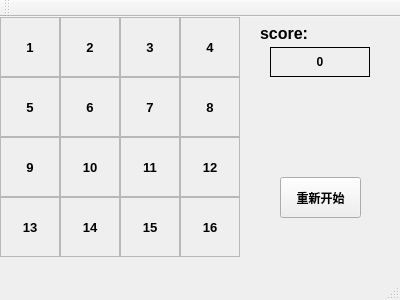
<?xml version="1.0" encoding="UTF-8"?>
<ui version="4.0">
 <class>MainWindow</class>
 <widget class="QMainWindow" name="MainWindow">
  <property name="geometry">
   <rect>
    <x>0</x>
    <y>0</y>
    <width>400</width>
    <height>300</height>
   </rect>
  </property>
  <property name="font">
   <font>
    <weight>75</weight>
    <bold>true</bold>
   </font>
  </property>
  <property name="windowTitle">
   <string>MainWindow</string>
  </property>
  <widget class="QWidget" name="centralWidget">
   <widget class="QLabel" name="label1">
    <property name="geometry">
     <rect>
      <x>0</x>
      <y>0</y>
      <width>60</width>
      <height>60</height>
     </rect>
    </property>
    <property name="minimumSize">
     <size>
      <width>60</width>
      <height>60</height>
     </size>
    </property>
    <property name="font">
     <font>
      <pointsize>10</pointsize>
     </font>
    </property>
    <property name="frameShape">
     <enum>QFrame::StyledPanel</enum>
    </property>
    <property name="text">
     <string>1</string>
    </property>
    <property name="alignment">
     <set>Qt::AlignCenter</set>
    </property>
   </widget>
   <widget class="QLabel" name="label2">
    <property name="geometry">
     <rect>
      <x>60</x>
      <y>0</y>
      <width>60</width>
      <height>60</height>
     </rect>
    </property>
    <property name="minimumSize">
     <size>
      <width>60</width>
      <height>60</height>
     </size>
    </property>
    <property name="font">
     <font>
      <pointsize>10</pointsize>
     </font>
    </property>
    <property name="frameShape">
     <enum>QFrame::StyledPanel</enum>
    </property>
    <property name="text">
     <string>2</string>
    </property>
    <property name="alignment">
     <set>Qt::AlignCenter</set>
    </property>
   </widget>
   <widget class="QLabel" name="label3">
    <property name="geometry">
     <rect>
      <x>120</x>
      <y>0</y>
      <width>60</width>
      <height>60</height>
     </rect>
    </property>
    <property name="minimumSize">
     <size>
      <width>60</width>
      <height>60</height>
     </size>
    </property>
    <property name="font">
     <font>
      <pointsize>10</pointsize>
     </font>
    </property>
    <property name="frameShape">
     <enum>QFrame::StyledPanel</enum>
    </property>
    <property name="text">
     <string>3</string>
    </property>
    <property name="alignment">
     <set>Qt::AlignCenter</set>
    </property>
   </widget>
   <widget class="QLabel" name="label4">
    <property name="geometry">
     <rect>
      <x>180</x>
      <y>0</y>
      <width>60</width>
      <height>60</height>
     </rect>
    </property>
    <property name="minimumSize">
     <size>
      <width>60</width>
      <height>60</height>
     </size>
    </property>
    <property name="font">
     <font>
      <pointsize>10</pointsize>
     </font>
    </property>
    <property name="frameShape">
     <enum>QFrame::StyledPanel</enum>
    </property>
    <property name="text">
     <string>4</string>
    </property>
    <property name="alignment">
     <set>Qt::AlignCenter</set>
    </property>
   </widget>
   <widget class="QLabel" name="label5">
    <property name="geometry">
     <rect>
      <x>0</x>
      <y>60</y>
      <width>60</width>
      <height>60</height>
     </rect>
    </property>
    <property name="minimumSize">
     <size>
      <width>60</width>
      <height>60</height>
     </size>
    </property>
    <property name="font">
     <font>
      <pointsize>10</pointsize>
     </font>
    </property>
    <property name="frameShape">
     <enum>QFrame::StyledPanel</enum>
    </property>
    <property name="text">
     <string>5</string>
    </property>
    <property name="alignment">
     <set>Qt::AlignCenter</set>
    </property>
   </widget>
   <widget class="QLabel" name="label6">
    <property name="geometry">
     <rect>
      <x>60</x>
      <y>60</y>
      <width>60</width>
      <height>60</height>
     </rect>
    </property>
    <property name="minimumSize">
     <size>
      <width>60</width>
      <height>60</height>
     </size>
    </property>
    <property name="font">
     <font>
      <pointsize>10</pointsize>
     </font>
    </property>
    <property name="frameShape">
     <enum>QFrame::StyledPanel</enum>
    </property>
    <property name="text">
     <string>6</string>
    </property>
    <property name="alignment">
     <set>Qt::AlignCenter</set>
    </property>
   </widget>
   <widget class="QLabel" name="label7">
    <property name="geometry">
     <rect>
      <x>120</x>
      <y>60</y>
      <width>60</width>
      <height>60</height>
     </rect>
    </property>
    <property name="minimumSize">
     <size>
      <width>60</width>
      <height>60</height>
     </size>
    </property>
    <property name="font">
     <font>
      <pointsize>10</pointsize>
     </font>
    </property>
    <property name="frameShape">
     <enum>QFrame::StyledPanel</enum>
    </property>
    <property name="text">
     <string>7</string>
    </property>
    <property name="alignment">
     <set>Qt::AlignCenter</set>
    </property>
   </widget>
   <widget class="QLabel" name="label8">
    <property name="geometry">
     <rect>
      <x>180</x>
      <y>60</y>
      <width>60</width>
      <height>60</height>
     </rect>
    </property>
    <property name="minimumSize">
     <size>
      <width>60</width>
      <height>60</height>
     </size>
    </property>
    <property name="font">
     <font>
      <pointsize>10</pointsize>
     </font>
    </property>
    <property name="frameShape">
     <enum>QFrame::StyledPanel</enum>
    </property>
    <property name="text">
     <string>8</string>
    </property>
    <property name="alignment">
     <set>Qt::AlignCenter</set>
    </property>
   </widget>
   <widget class="QLabel" name="label9">
    <property name="geometry">
     <rect>
      <x>0</x>
      <y>120</y>
      <width>60</width>
      <height>60</height>
     </rect>
    </property>
    <property name="minimumSize">
     <size>
      <width>60</width>
      <height>60</height>
     </size>
    </property>
    <property name="font">
     <font>
      <pointsize>10</pointsize>
     </font>
    </property>
    <property name="frameShape">
     <enum>QFrame::StyledPanel</enum>
    </property>
    <property name="text">
     <string>9</string>
    </property>
    <property name="alignment">
     <set>Qt::AlignCenter</set>
    </property>
   </widget>
   <widget class="QLabel" name="label10">
    <property name="geometry">
     <rect>
      <x>60</x>
      <y>120</y>
      <width>60</width>
      <height>60</height>
     </rect>
    </property>
    <property name="minimumSize">
     <size>
      <width>60</width>
      <height>60</height>
     </size>
    </property>
    <property name="font">
     <font>
      <pointsize>10</pointsize>
     </font>
    </property>
    <property name="frameShape">
     <enum>QFrame::StyledPanel</enum>
    </property>
    <property name="text">
     <string>10</string>
    </property>
    <property name="alignment">
     <set>Qt::AlignCenter</set>
    </property>
   </widget>
   <widget class="QLabel" name="label11">
    <property name="geometry">
     <rect>
      <x>120</x>
      <y>120</y>
      <width>60</width>
      <height>60</height>
     </rect>
    </property>
    <property name="minimumSize">
     <size>
      <width>60</width>
      <height>60</height>
     </size>
    </property>
    <property name="font">
     <font>
      <pointsize>10</pointsize>
     </font>
    </property>
    <property name="frameShape">
     <enum>QFrame::StyledPanel</enum>
    </property>
    <property name="text">
     <string>11</string>
    </property>
    <property name="alignment">
     <set>Qt::AlignCenter</set>
    </property>
   </widget>
   <widget class="QLabel" name="label12">
    <property name="geometry">
     <rect>
      <x>180</x>
      <y>120</y>
      <width>60</width>
      <height>60</height>
     </rect>
    </property>
    <property name="minimumSize">
     <size>
      <width>60</width>
      <height>60</height>
     </size>
    </property>
    <property name="font">
     <font>
      <pointsize>10</pointsize>
     </font>
    </property>
    <property name="frameShape">
     <enum>QFrame::StyledPanel</enum>
    </property>
    <property name="text">
     <string>12</string>
    </property>
    <property name="alignment">
     <set>Qt::AlignCenter</set>
    </property>
   </widget>
   <widget class="QLabel" name="label13">
    <property name="geometry">
     <rect>
      <x>0</x>
      <y>180</y>
      <width>60</width>
      <height>60</height>
     </rect>
    </property>
    <property name="minimumSize">
     <size>
      <width>60</width>
      <height>60</height>
     </size>
    </property>
    <property name="font">
     <font>
      <pointsize>10</pointsize>
     </font>
    </property>
    <property name="frameShape">
     <enum>QFrame::StyledPanel</enum>
    </property>
    <property name="text">
     <string>13</string>
    </property>
    <property name="alignment">
     <set>Qt::AlignCenter</set>
    </property>
   </widget>
   <widget class="QLabel" name="label14">
    <property name="geometry">
     <rect>
      <x>60</x>
      <y>180</y>
      <width>60</width>
      <height>60</height>
     </rect>
    </property>
    <property name="minimumSize">
     <size>
      <width>60</width>
      <height>60</height>
     </size>
    </property>
    <property name="font">
     <font>
      <pointsize>10</pointsize>
     </font>
    </property>
    <property name="frameShape">
     <enum>QFrame::StyledPanel</enum>
    </property>
    <property name="text">
     <string>14</string>
    </property>
    <property name="alignment">
     <set>Qt::AlignCenter</set>
    </property>
   </widget>
   <widget class="QLabel" name="label15">
    <property name="geometry">
     <rect>
      <x>120</x>
      <y>180</y>
      <width>60</width>
      <height>60</height>
     </rect>
    </property>
    <property name="minimumSize">
     <size>
      <width>60</width>
      <height>60</height>
     </size>
    </property>
    <property name="font">
     <font>
      <pointsize>10</pointsize>
     </font>
    </property>
    <property name="frameShape">
     <enum>QFrame::StyledPanel</enum>
    </property>
    <property name="text">
     <string>15</string>
    </property>
    <property name="alignment">
     <set>Qt::AlignCenter</set>
    </property>
   </widget>
   <widget class="QLabel" name="label16">
    <property name="geometry">
     <rect>
      <x>180</x>
      <y>180</y>
      <width>60</width>
      <height>60</height>
     </rect>
    </property>
    <property name="minimumSize">
     <size>
      <width>60</width>
      <height>60</height>
     </size>
    </property>
    <property name="font">
     <font>
      <pointsize>10</pointsize>
     </font>
    </property>
    <property name="frameShape">
     <enum>QFrame::StyledPanel</enum>
    </property>
    <property name="text">
     <string>16</string>
    </property>
    <property name="alignment">
     <set>Qt::AlignCenter</set>
    </property>
   </widget>
   <widget class="QLabel" name="score1">
    <property name="geometry">
     <rect>
      <x>260</x>
      <y>10</y>
      <width>54</width>
      <height>12</height>
     </rect>
    </property>
    <property name="font">
     <font>
      <pointsize>12</pointsize>
     </font>
    </property>
    <property name="text">
     <string>score:</string>
    </property>
   </widget>
   <widget class="QLabel" name="score2">
    <property name="geometry">
     <rect>
      <x>270</x>
      <y>30</y>
      <width>100</width>
      <height>30</height>
     </rect>
    </property>
    <property name="minimumSize">
     <size>
      <width>100</width>
      <height>30</height>
     </size>
    </property>
    <property name="frameShape">
     <enum>QFrame::Box</enum>
    </property>
    <property name="text">
     <string>0</string>
    </property>
    <property name="alignment">
     <set>Qt::AlignCenter</set>
    </property>
   </widget>
   <widget class="QPushButton" name="restartButton">
    <property name="geometry">
     <rect>
      <x>280</x>
      <y>160</y>
      <width>81</width>
      <height>41</height>
     </rect>
    </property>
    <property name="focusPolicy">
     <enum>Qt::NoFocus</enum>
    </property>
    <property name="text">
     <string>重新开始</string>
    </property>
   </widget>
  </widget>
  <widget class="QMenuBar" name="menuBar">
   <property name="geometry">
    <rect>
     <x>0</x>
     <y>0</y>
     <width>400</width>
     <height>23</height>
    </rect>
   </property>
  </widget>
  <widget class="QToolBar" name="mainToolBar">
   <attribute name="toolBarArea">
    <enum>TopToolBarArea</enum>
   </attribute>
   <attribute name="toolBarBreak">
    <bool>false</bool>
   </attribute>
  </widget>
  <widget class="QStatusBar" name="statusBar"/>
 </widget>
 <layoutdefault spacing="6" margin="11"/>
 <resources/>
 <connections/>
 <slots>
  <slot>restart()</slot>
 </slots>
</ui>
